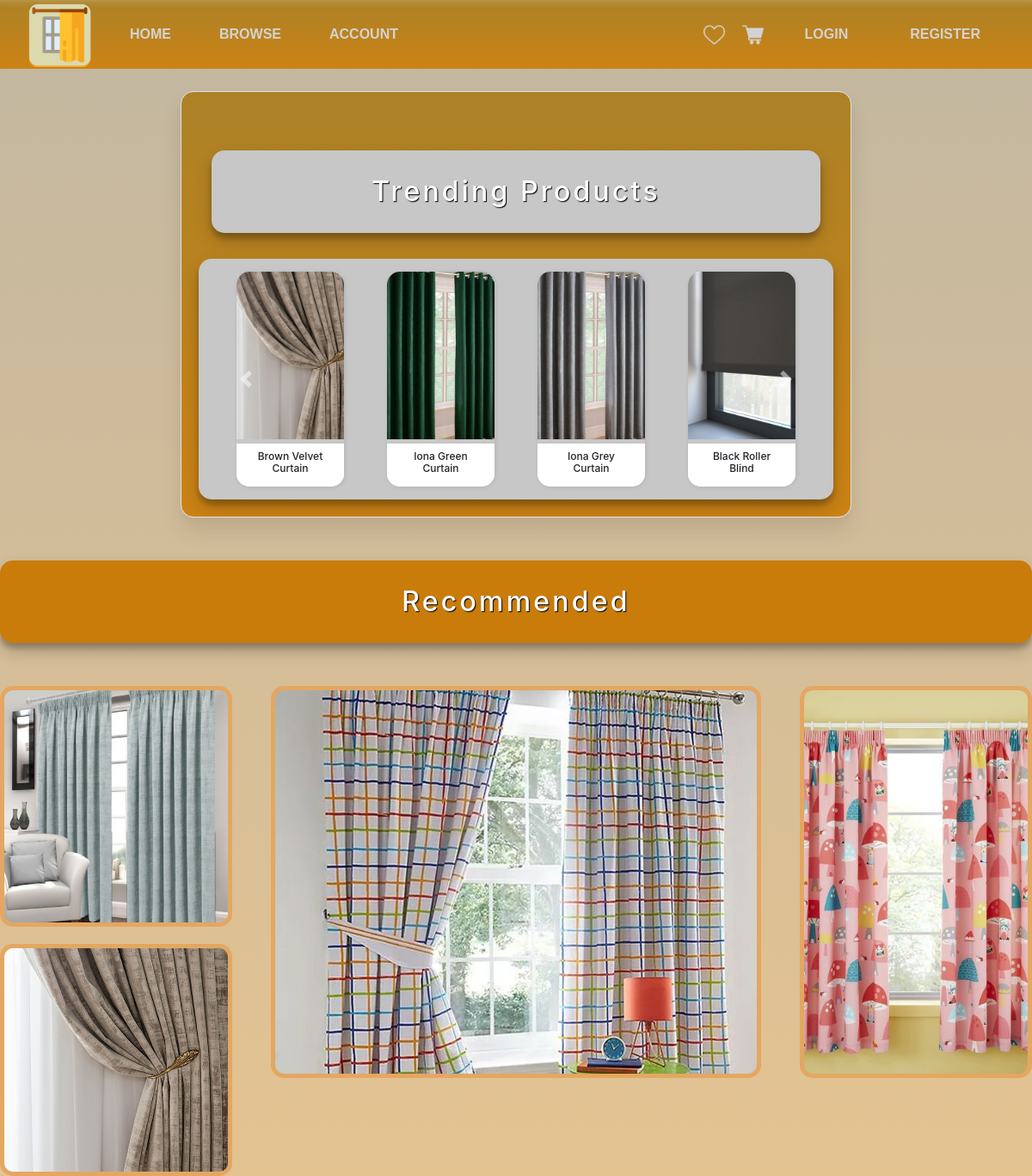
The page / on the database its author committed.
### products/models.py (models this page shows, shortened)
class Product(models.Model):
    title = models.CharField(max_length=255)
    price = models.FloatField()
    image = models.ImageField(upload_to='product_images/')
    description = models.TextField()
    trending = models.BooleanField(default=False)
    is_new = models.BooleanField(default=False)
    is_curtain = models.BooleanField(default=False)
    is_blind = models.BooleanField(default=False)

### main/views.py (the view)
# urls.py: path('', views.home_page, name = 'home'),
def home_page(request):
    trending_products = Product.objects.filter(trending=True)
    return render(request, 'main/home.html', {'trending_products': trending_products})

### main/templates/main/home.html (shortened to what this page needs)
{% load static %}
<!DOCTYPE html>
<html lang="en">
<head>
    <link href="{% static 'main/global.css' %}" rel="stylesheet">
    <link rel="stylesheet" href="https://stackpath.bootstrapcdn.com/bootstrap/4.4.1/css/bootstrap.min.css">
    <link href="{% static 'main/home_style.css' %}" rel="stylesheet">
</head>
<body>
    {% include 'main/navbar.html' %}
    <div class="main-holder">
        <div class="container mt-5">
            <h1 class="trending-title">Trending Products</h1>
        </div>
        <div id="carouselExampleIndicators" class="carousel slide" data-ride="carousel" data-interval="false">
            <div class="carousel-inner">
                {% for product in trending_products %}
                {% if forloop.counter|divisibleby:"5" or forloop.first %}
                {% if not forloop.first %}
                </div>
                </div>
                {% endif %}
                <div class="carousel-item {% if forloop.first %}active{% endif %}">
                    <div class="carousel-container">
                        {% endif %}
                        <a href="/product/{{ product.id }}" style="color:inherit;text-decoration:none;">
                            <div class="col-md-2 my-1">
                                <div class="card">
                                    <img src="{{ product.image.url }}" alt="{{ product.title }}" class="card-img-top">
                                    <div class="card-body">
                                        <h5 class="card-title">{{ product.title }}</h5>
                                    </div>
                                </div>
                            </div>
                        </a>
                {% endfor %}
            </div>
            <a class="carousel-control-prev" href="#carouselExampleIndicators" role="button" data-slide="prev">
                <span class="carousel-control-prev-icon" aria-hidden="true"></span>
            </a>
            <a class="carousel-control-next" href="#carouselExampleIndicators" role="button" data-slide="next">
                <span class="carousel-control-next-icon" aria-hidden="true"></span>
            </a>
        </div>
    </div>
    <h2 class="recommended-title">Recommended</h2>
    <div class="gallery-grid">
        <div class="small-images">
            <div class="image-container">
                <a href="/small_img1_link"><img src="{% static 'main/images/smallimage1.jpg' %}" alt="Small img 1" class="small-image"></a>
            </div>
            <div class="image-container">
                <a href="/small_img2_link"><img src="{% static 'main/images/smallimage2.jpg' %}" alt="Small img 2" class="small-image"></a>
            </div>
        </div>
        <div>
            <a href="/large_img_link"><img src="{% static 'main/images/largeimage.jpg' %}" alt="Large img" class="large-image"></a>
        </div>
        <div>
            <a href="/medium_img_link"><img src="{% static 'main/images/mediumimage.jpg' %}" alt="Medium img" class="medium-image"></a>
        </div>
    </div>
</body>
</html>

### main/templates/main/navbar.html (shortened to what this page needs)
{% load static %}
<link href="{% static 'main/navbar_style.css' %}" rel="stylesheet">
<nav class="navbar navbar-expand-lg fixed-top pt-0 pb-0">
    <a class="navbar-brand pl-3" href="{% url 'main:home' %}">
        <img src="{% static 'main/images/logo.png' %}" width="75" height="75"
             class="d-inline-block align-top" alt="">
    </a>
   <div class="collapse navbar-collapse" id="navbarNavDropdown">
       <ul class="navbar-nav mr-auto">
            <li class="nav-item">
                <a class="nav-link" href="{% url 'main:home' %}">Home</a>
            </li>
            <li class="nav-item">
                <a class="nav-link" href="{% url 'products:browse' %}">Browse</a>
            </li>
            <li class="nav-item">
                <a class="nav-link" href="{% url 'accounts:profile_page' %}">Account</a>
            </li>
        </ul>
        <ul class="navbar-nav ml-auto">
            <li class="nav-item d-flex align-items-center">
                <a href="{% url 'wishlist:wishlist_view' %}"><img src="{% static 'main/images/wishlist-icon.png' %}"
                alt="Wishlist" class="icon-image"></a>
            </li>
            <li class="nav-item d-flex align-items-center">
                <a href="{% url 'cart:cart' %}"><img src="{% static 'main/images/cart-icon.png' %}"
                alt="Cart" class="icon-image icon-image-cart"></a>
            </li>
            {% if request.user.is_authenticated %}
                <li class="nav-item mr-3">
                    <a class="nav-link" href="{% url 'accounts:logout' %}">Logout</a>
                </li>
            {% else %}
                <li class="nav-item mr-3">
                    <a class="nav-link" href="{% url 'accounts:login' %}">Login</a>
                </li>
                <li class="nav-item mr-3">
                    <a class="nav-link" href="{% url 'accounts:register' %}">Register</a>
                </li>
            {% endif %}
        </ul>
    </div>
</nav>

### main/static/main/global.css (style rules this page uses)
html, body { height: 100%; }
body { padding-top: 3.5rem; background: linear-gradient(to bottom, #c2b7a1, #e4c391); background-size: cover; }

### main/static/main/home_style.css (style rules this page uses)
.main-holder { background: linear-gradient(to bottom, #ac8227, #cc8214); border-radius: 15px; border: 1px solid #e2e2e2; box-shadow: 0 15px 25px rgba(0,0,0,0.1); margin: 50px auto 20px auto; padding: 20px; max-width: 65%; overflow: hidden; }
.card { border: none; border-radius: 15px; box-shadow: 1px 1px 5px rgba(0,0,0,0.1); width: 125px; height: 250px; margin: 10px; }
.card img { border-radius: 15px 15px 0 0; height: 200px; object-fit: cover; border-bottom: 5px solid #c7c7c7; }
.card .card-body { background: white; border-radius: 0 0 15px 15px; text-align: center; overflow-wrap: break-word; }
.card-body .card-title, .card-body .card-text { font-size: 0.75em; overflow-wrap: break-word; margin-bottom: 15px; margin-top: -1em; }
.trending-title { padding: 1em; font-size: 2em; line-height: 1em; letter-spacing: 0.1em; color: #ffffff; text-align: center; text-shadow: 1px 1px 1px #000; background-color: #c7c7c7; background-size: cover; border-radius: 15px; box-shadow: 0 10px 20px rgba(0,0,0,0.19), 0 6px 6px rgba(0,0,0,0.23); backface-visibility: hidden; margin-bottom: 30px; }
.carousel-inner { align-items: center; background: #c7c7c7; backdrop-filter: blur(10px); box-shadow: 0 10px 20px rgba(0,0,0,0.19), 0 6px 6px rgba(0,0,0,0.23); border-radius: 15px; padding: 5px; }
.carousel-container { display: flex; flex-wrap: wrap; justify-content: center; flex-wrap: wrap; }
.gallery-grid { display: flex; gap: 20px; justify-content: space-between; width: 100%; margin-top: 50px; }
.small-images { display: flex; flex-direction: column; gap: 20px; height: 400px; }
.small-image, .medium-image, .large-image { object-fit: cover; width: 100%; height: 100%; border-radius: 15px; background: #e4a761; padding: 5px; }
.small-images div { width: 270px; height: 70%; }
.gallery-grid div:nth-child(2) .large-image { width: 570px; height: 80%; }
.gallery-grid div:nth-child(3) .medium-image { width: 270px; height: 80%; }
.recommended-title { padding: 1em; font-size: 2em; line-height: 1em; letter-spacing: 0.1em; color: #ffffff; text-align: center; text-shadow: 1px 1px 1px #000; background-color: #c97c0a; background-size: cover; border-radius: 15px; box-shadow: 0 10px 20px rgba(0,0,0,0.19), 0 6px 6px rgba(0,0,0,0.23); backface-visibility: hidden; margin: 50px 0; }

### main/static/main/navbar_style.css (style rules this page uses)
.navbar { background: linear-gradient(to bottom, #ac8227, #cc8214); box-shadow: 0 10px 10px -10px rgba(255, 255, 255, 0.3) inset; height: 80px; }
.nav-link { margin: 0 20px; }
.nav-link, .nav-item { font-family:'Gill Sans', 'Gill Sans MT', Calibri, 'Trebuchet MS', sans-serif; font-weight: bold; color: #D3D3D3; text-transform: uppercase; display: flex; align-items: center; }
.icon-image { width: 25px; height: 25px; margin: 0 10px; }
.icon-image-cart { margin-left: 10px; margin-right: 20px; }

### rows shown on the page
Product: image (picture), title "Brown Velvet Curtain"
Product: image (picture), title "Iona Green Curtain"
Product: image (picture), title "Iona Grey Curtain"
Product: image (picture), title "Black Roller Blind"
